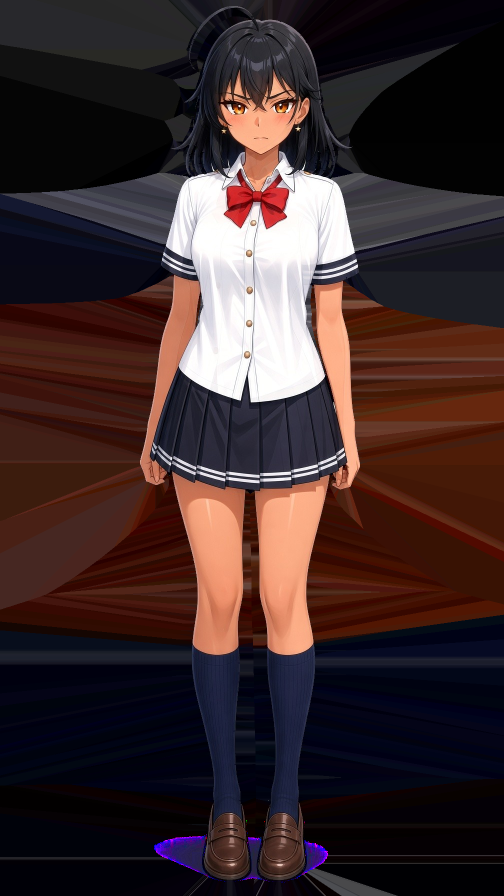
#> input picture rai/idle_blink_01_open.png, 1008 x 1792 px (shown at 1/2 size)
$ python -i cut-alpha.py   (imports and definitions only)
#> lines starting #> are read from the running program, lines starting #| are printed output that depends on the picture; after the words box and inside, x2 and y2 are one past the last pixel; in counts of white or black regions, pixels touching at a corner belong together
#> further down, picture is the input picture: shape (1792, 1008, 3); mean B, G, R 43.7, 43.1, 60.7
#!/usr/bin/env python3
"""Cut Star Rai's idle sheet (and the four baked blink frames) to true RGBA.

Sources (RGB on studio white, never modified; the pre-alpha baked sheets):
  artifacts/star-rai-alpha/rgb-src/idle_blink_0{1..4}_*.png   (01 == the old RGB idle.png bytes)
Outputs:
  artifacts/star-rai-alpha/idle_alpha.png        one 8-bit alpha mask (1008x1792)
  artifacts/star-rai-alpha/pockets.png           review map of what was removed
  public/rai/idle.png                            RGBA
  public/rai/idle_blink_01_open.png              byte copy of the new idle.png
  public/rai/idle_blink_0{2,3,4}_*.png           RGBA, same alpha mask
  artifacts/star-rai-blink-frames/baked/*.png    byte copies of the public frames (drift test)

Method
  1. Studio white = the runtime's own test (min channel >= 238, chroma <= 18), 4-connected,
     the same as src/lib/punch-white.ts. The threshold is NOT loosened.
  2. Background = white connected to the sheet edge + ENCLOSED white pockets picked by explicit
     seed points (ahoge loop, leg gap, arm/body gaps, hand gap, shoe-edge slivers) + every
     enclosed white component whose centroid sits in the two hair-halo zones (gaps between the
     outer hair strands, above the shoulders, outside the face). All other enclosed white stays
     opaque: shirt, collar, eye whites, skirt stripes, highlights.
  3. Soft edge: walk inward from the background while luma keeps falling (the antialias ramp
     toward an outline / hair / shadow) and un-mix the white matte there:
        a = (255 - L) / (255 - L_fg),  c = (O - (1 - a) * 255) / a   (clamped)
     L_fg is the darkest non-background luma within 3px; in the hair zone and under the feet it
     is capped at hair / shadow darkness so thin grey strands and the floor shadow become
     translucent dark instead of opaque grey.
  4. The same mask is applied to all five frames. Frames differ only inside the eye box, which
     is fully opaque, so RGB outside the eyes stays identical across frames.
"""
import hashlib, os, shutil, sys
import numpy as np
from PIL import Image
from scipy import ndimage as ndi

ROOT = os.path.dirname(os.path.dirname(os.path.abspath(__file__)))
SRC = os.path.join(ROOT, "artifacts/star-rai-alpha/rgb-src")
BAKED = os.path.join(ROOT, "artifacts/star-rai-blink-frames/baked")
OUT = os.path.join(ROOT, "artifacts/star-rai-alpha")
PUB = os.path.join(ROOT, "public/rai")
FRAMES = ["idle_blink_01_open.png", "idle_blink_02_closing.png", "idle_blink_03_half.png", "idle_blink_04_closed.png"]
EYE_BOX = (420, 185, 630, 255)  # x0, y0, x1, y1 — the only place the blink frames differ

STUDIO_LUMA_MIN, STUDIO_CHROMA_MAX = 238, 18  # == punch-white.ts

# Explicit seeds (x, y) inside enclosed background pockets. Each fills its 4-connected white component.
SEEDS = {
    "ahoge loop": [(404, 90)],
    "leg gap (thighs to shoes)": [(510, 1488), (523, 1680)],
    "arm/body gap, her right (viewer left)": [(400, 610)],
    "arm/body gap, her left (viewer right)": [(621, 608), (643, 722), (647, 734),
                                              (649, 741), (652, 752), (659, 773), (660, 776), (660, 780), (662, 788)],
    "hand/skirt gap, viewer right": [(689, 935)],
    "shoe-edge slivers": [(412, 1678), (609, 1693)],
}
# Hair-halo zones: enclosed white whose centroid is in here is background (gaps between outer strands).
HAIR_ZONES = [(0, 0, 415, 345), (625, 150, 1008, 345)]  # x0, y0, x1, y1 (centroid test)
HAIR_FG_LUMA = 40      # thin strands in the hair zone un-mix toward dark hair
HAIR_UNMIX_ZONE = (0, 0, 1008, 330)
HAIR_SPECK_LUMA = 145
HAIR_BUMP_LUMA = 100
FLOOR_ZONE = (0, 1640, 1008, 1792)
FLOOR_BUMP_LUMA = 80
FLOOR_FG_LUMA = 40
FLOOR_WHITE = 240.0  # luma where the studio-white test stops (min channel 238)     # floor shadow becomes translucent dark
RAMP_DEPTH, FLOOR_RAMP_DEPTH, RAMP_TOL = 6, 90, 4.0
LOW_ALPHA_LO, LOW_ALPHA_HI = 0.15, 0.40  # colour blend band for faint edge pixels


# [4 lines left out: function load_rgb, not called in this run]


def luma(a):
    a = a.astype(np.float64)
    return 0.299 * a[..., 0] + 0.587 * a[..., 1] + 0.114 * a[..., 2]


# [5 lines left out: function zone_mask, not called in this run]


def build_mask(rgb):
    h, w, _ = rgb.shape
#> h = 1792; w = 1008
    mx, mn = rgb.max(2).astype(int), rgb.min(2).astype(int)
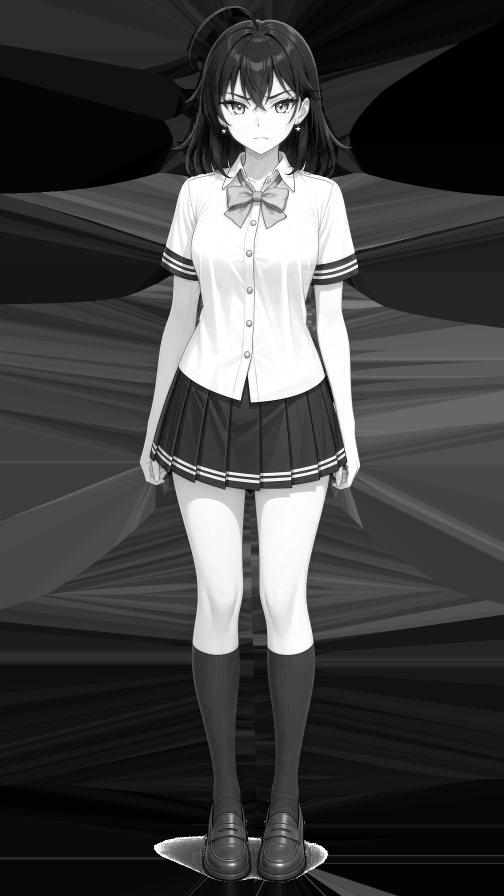
#> mx: shape (1792, 1008) int64 (shown at 1/2 size); min 0, max 255, mean 66.9
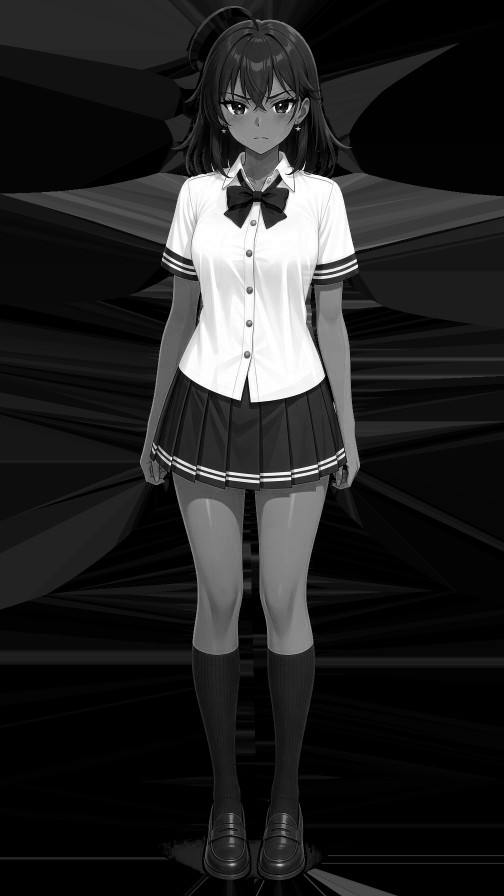
#> mn: shape (1792, 1008) int64 (shown at 1/2 size); min 0, max 255, mean 36.9
    white = (mn >= STUDIO_LUMA_MIN) & (mx - mn <= STUDIO_CHROMA_MAX)
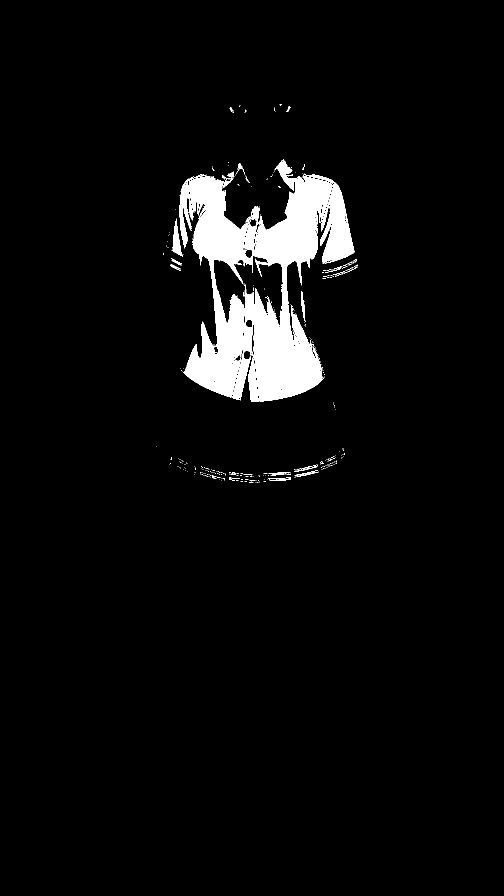
#> white: shape (1792, 1008) bool (shown at 1/2 size); 4.5% white; 348 white regions (315 under 20 px), largest, box (x1, y1, x2, y2) and area: (507, 351, 665, 803) 36263, (365, 352, 500, 795) 27227, (640, 364, 709, 528) 6184
    lab, n = ndi.label(white)  # 4-connected, like the runtime flood fill
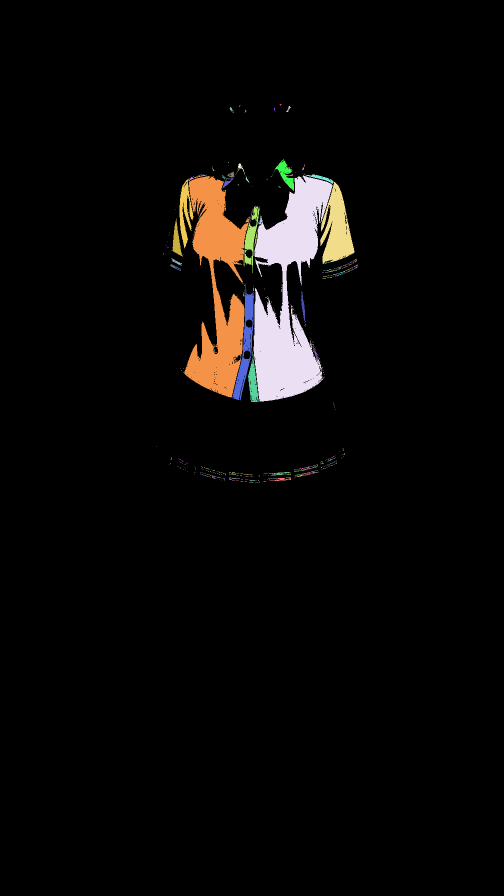
#> lab: shape (1792, 1008) int32 (shown at 1/2 size); 610 distinct labels, from 0 to 609; one colour per label, 0 black
#> n = 609
    edge = set(np.unique(np.concatenate([lab[0], lab[-1], lab[:, 0], lab[:, -1]]))) - {0}
#> edge = 0 items
    picked = {}
    for name, pts in SEEDS.items():
        for x, y in pts:
            l = int(lab[y, x])
            assert l and l not in edge, f"seed {name} {x,y} is not in an enclosed white pocket"
            picked[l] = name
#> after the loop, picked = 0 items
    cms = ndi.center_of_mass(white, lab, range(1, n + 1))
    for l in range(1, n + 1):
        if l in edge or l in picked:
            continue
        cy, cx = cms[l - 1]
        if any(x0 <= cx < x1 and y0 <= cy < y1 for x0, y0, x1, y1 in HAIR_ZONES):
            picked[l] = "hair halo gap"
    bg = np.isin(lab, list(edge) + list(picked))

    L = luma(rgb)
    # Antialias ramp: from the background inward while luma keeps falling.
    floor = zone_mask(bg.shape, FLOOR_ZONE)
    depth_cap = np.where(floor, FLOOR_RAMP_DEPTH, RAMP_DEPTH)
    ramp = np.zeros_like(bg)
    # The ramp only advances outward, one ring per step (city-block distance k from the
    # background), so it cannot leak sideways along a thin strand's interior.
    ring = ndi.distance_transform_cdt(~bg, metric="taxicab")
    prevL = np.where(bg, 255.0, -1.0)
    for k in range(1, FLOOR_RAMP_DEPTH + 1):
        best = np.full(bg.shape, -1.0)
        for dy, dx in ((1, 0), (-1, 0), (0, 1), (0, -1)):
            best = np.maximum(best, np.roll(np.roll(prevL, dy, 0), dx, 1))
        cand = ~bg & ~ramp & (best >= 0) & (L <= best + RAMP_TOL) & (k <= depth_cap) & (ring == k)
        if not cand.any():
            break
        ramp |= cand
        prevL = np.where(cand, L, -1.0)
    # Hair zone: light pixels caught between the ramp and a thin strand (local luma bumps inside
    # a 1-3px line) are coverage, not highlight; un-mix them too so no light specks remain.
    # Enclosed studio-white that stays (shirt, collar, eye whites, stripes) is never softened
    # by the hair rules; only specks of 6px or less can be.
    csz = np.bincount(lab.ravel())
    kept_white = white & ~bg & (csz[lab] > 6)
    hair_gaps = np.isin(lab, [l for l, nm in picked.items() if nm == "hair halo gap"])
    hz = zone_mask(bg.shape, HAIR_UNMIX_ZONE) | ndi.binary_dilation(hair_gaps, iterations=3)
    for _ in range(2):
        touch = ndi.binary_dilation(bg | ramp, structure=np.ones((3, 3), bool))
        ramp |= hz & touch & ~bg & ~ramp & ~kept_white & (L > HAIR_SPECK_LUMA)
    # Hair zone: a mid-grey pixel (L > 100) sitting right against a still-light ramp pixel is the
    # tail of that antialias ramp (the luma bumped up by a hair's width), not a highlight. Real
    # highlights on the hair rim sit behind the dark outline, whose ramp pixels are dark.
    for _ in range(2):
        lr = ramp & (L > HAIR_BUMP_LUMA)
        t4 = ndi.binary_dilation(lr)  # 4-neighbour touch
        ramp |= hz & t4 & ~bg & ~ramp & ~kept_white & (L > HAIR_BUMP_LUMA) & (ring <= 3)
    # Floor: the soft shadow under the shoes is reached from the background through light pixels
    # (L > 150); shoe highlights are walled in by brown leather and are never reached.
    floor_soft = ndi.binary_propagation(bg & floor, mask=(bg | (L > 150)) & floor) & ~bg
    ramp |= floor_soft
    # Floor: grey antialias pixels between the shadow and the shoe's dark outline (neutral, L > 80,
    # right against a lighter soft pixel) are the tail of that ramp, not leather.
    chroma = mx - mn
    for _ in range(2):
        lr = (ramp | bg) & floor & (L > 150)
        lr |= ramp & floor & (L > FLOOR_BUMP_LUMA)
        ramp |= floor & ndi.binary_dilation(lr) & ~bg & ~ramp & (L > FLOOR_BUMP_LUMA) & (chroma < 24)
    # Anywhere: tiny light islands (<= 6px) left opaque against the background are matte, not art.
    light = ~bg & ~ramp & (L > 200)
    ilab, ni = ndi.label(light, structure=np.ones((3, 3), bool))
    if ni:
        isz = ndi.sum(light, ilab, range(1, ni + 1))
        touch = ndi.binary_dilation(bg | ramp, structure=np.ones((3, 3), bool))
        tl = np.unique(ilab[touch & light])
        tiny = [l for l in tl if l and isz[l - 1] <= 6]
        ramp |= np.isin(ilab, tiny)
    # Background pixels touching the figure also get un-mixed (their faint coverage), not a hard step.
    near = bg & ndi.binary_dilation(~bg, iterations=2)
    soft = ramp | near

    Lfg = ndi.minimum_filter(np.where(bg, 255.0, L), size=7)
    Lfg = np.where(hz, np.minimum(Lfg, HAIR_FG_LUMA), Lfg)
    Lfg = np.where(floor, np.minimum(Lfg, FLOOR_FG_LUMA), Lfg)
    denom = 255.0 - Lfg
    a = np.ones(bg.shape)
    a[bg] = 0.0
    ok = soft & (denom >= 40)
    a[ok] = np.clip((255.0 - L[ok]) / denom[ok], 0, 1)
    a[soft & ~ok & bg] = 0.0
    # Floor shadow: the studio card fades 251 -> 238 into the shadow, and the white test cuts it at
    # 238, so un-mixing against pure 255 starts the shadow at ~8% alpha on a hard line (a seam where
    # the leg gap meets the floor). Un-mix the shadow against the cut-off white instead, so alpha
    # rises from 0 exactly where the background ends.
    matte = np.full(bg.shape, 255.0)
    shadow = floor & (floor_soft | (near & ndi.binary_dilation(floor_soft, iterations=2))) & ok
    matte[shadow] = FLOOR_WHITE
    a[shadow] = np.clip((FLOOR_WHITE - L[shadow]) / (FLOOR_WHITE - Lfg[shadow]), 0, 1)
    # Stray soft pixels inside the opaque figure: a partly transparent pixel (or pocket) whose
    # 4-neighbours are all opaque and that touches no transparent pixel, even diagonally, is a
    # blend of two foreground colours (hair over collar, arm over shirt), not coverage.
    slab, sn = ndi.label(a < 1)
    if sn:
        zero = a <= 0
        has_zero = ndi.maximum(ndi.binary_dilation(zero, structure=np.ones((3, 3), bool)), slab, range(sn + 1))
        stray = [l for l in range(1, sn + 1) if not has_zero[l]]
        a[np.isin(slab, stray)] = 1.0
        print("stray soft pixels inside the figure made opaque:", int(np.isin(slab, stray).sum()),
              "in", len(stray), "pocket(s)")
    alpha = np.round(a * 255).astype(np.uint8)
    return alpha, lab, picked, bg, matte


# [23 lines left out: function apply_mask, not called in this run]


def sha(p):
    return hashlib.sha256(open(p, "rb").read()).hexdigest()


# [40 lines left out: function main, not called in this run]


# [2 lines not run here, left out]

>>> import cv2
>>> picture = cv2.imread('../rai/idle_blink_01_open.png')
#> (the run stopped early here; a loop or call above may not have finished)
